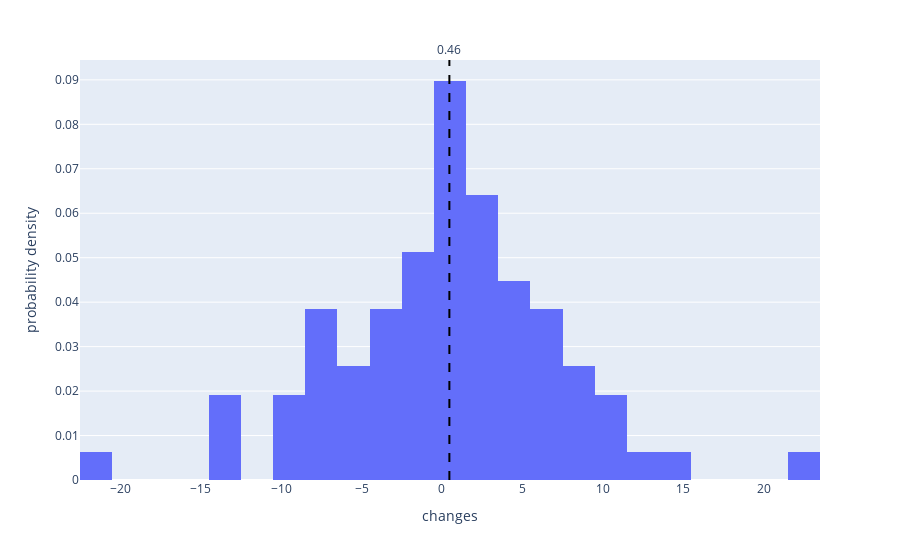

This figure's notebook cell:
### Code cell
fig = px.histogram(seg_change_df, x='changes', nbins=30, histnorm='probability density')

# Calculate the mean of the data
mean_value = np.mean(seg_change_df)

# Add a vertical line for the mean
fig.add_vline(x=mean_value, 
              line_width=2, 
              line_dash="dash", 
              line_color="black", 
              annotation_text=f"{mean_value:.2f}", 
              annotation_position="top")

fig.show()

### Figure 1 — Plotly figure (JSON) as saved in the notebook; plotly's stock layout.template omitted (floating-point values rounded to 4 significant figures)
{"data": [{"alignmentgroup": "True", "bingroup": "x", "histnorm": "probability density", "hovertemplate": "changes=%{x}<br>probability density=%{y}<extra></extra>", "legendgroup": "", "marker": {"color": "#636efa", "pattern": {"shape": ""}}, "name": "", "nbinsx": 30, "offsetgroup": "", "orientation": "v", "showlegend": false, "type": "histogram", "x": [11, -1, 2, 4, -7, -7, 3, 11, 0, -2, -8, -13, 5, 3, -1, 6, 1, -5, -1, -10, -3, 5, -6, 5, 0, 2, 10, 9, -4, 1, 9, 0, 1, 1, 6, 3, -21, 23, 5, -9, 14, -7, 2, 1, -3, -5, 9, 6, -1, -3, 2, 13, -7, 3, 2, 0, 1, 5, 1, 7, -14, -4, 0, 7, -10, 9, -2, 1, 2, -6, -3, 4, -1, -13, -7, 6, -1, 0], "xaxis": "x", "yaxis": "y"}], "layout": {"annotations": [{"showarrow": false, "text": "0.46", "x": 0.4615, "xanchor": "center", "xref": "x", "y": 1, "yanchor": "bottom", "yref": "y domain"}], "barmode": "relative", "legend": {"tracegroupgap": 0}, "margin": {"t": 60}, "shapes": [{"line": {"color": "black", "dash": "dash", "width": 2}, "type": "line", "x0": 0.4615, "x1": 0.4615, "xref": "x", "y0": 0, "y1": 1, "yref": "y domain"}], "xaxis": {"anchor": "y", "domain": [0, 1], "title": {"text": "changes"}}, "yaxis": {"anchor": "x", "domain": [0, 1], "title": {"text": "probability density"}}}}
